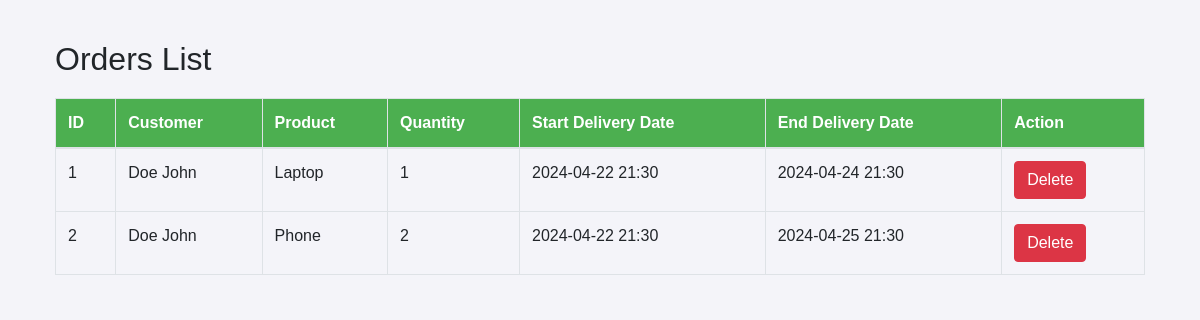
The page /orders on the database as committed earlier.
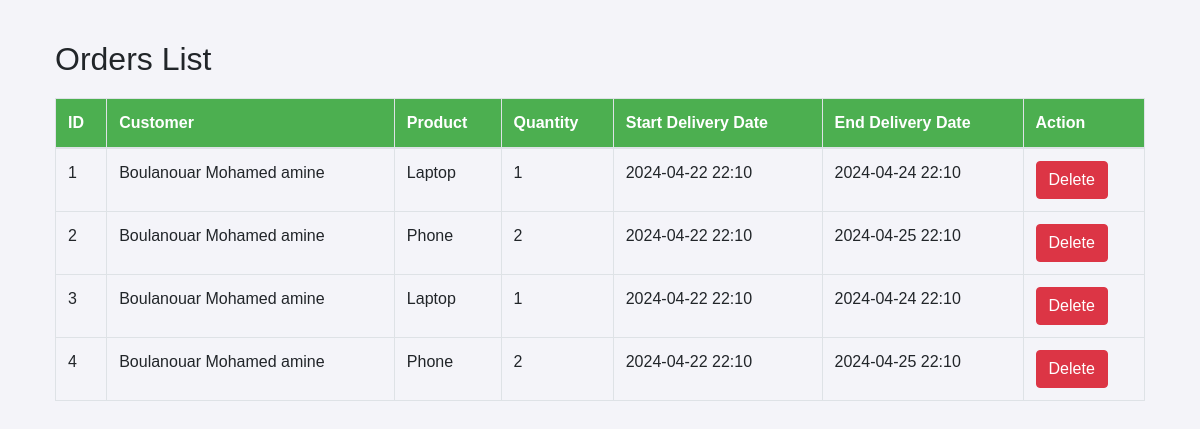
The same page on the database as committed later.
### app/models/order.py (models this page shows)
class Order(db.Model):
    __tablename__ = 'orders'
    id = db.Column(db.Integer, primary_key=True)
    panier_id = db.Column(db.Integer, db.ForeignKey('paniers.id'))
    product_id = db.Column(db.Integer, db.ForeignKey('products.id'))
    product = db.relationship('Product', backref='orders')
    customer_id = db.Column(db.Integer, db.ForeignKey('customers.id'))
    customer = db.relationship('Customer', back_populates='orders')
    quantity = db.Column(db.Integer, nullable=False)
    start_delivery_date = db.Column(db.DateTime, nullable=False)
    end_delivery_date = db.Column(db.DateTime, nullable=False)
    order_weight = db.Column(db.Float, nullable=True)

### app/models/customer.py (models this page shows)
class Customer(db.Model):
    __tablename__ = 'customers'
    id = db.Column(db.Integer, primary_key=True)
    nom = db.Column(db.String)
    prenom = db.Column(db.String)
    address = db.relationship(
        'Address', back_populates='customer', uselist=False)
    telephone = db.Column(db.String)
    panier = db.relationship('Panier', back_populates='customer', uselist=False)
    orders = db.relationship('Order', back_populates='customer', overlaps="orders")

### app/models/product.py (models this page shows)
class Product(db.Model):
    __tablename__ = 'products'  # Correct table name used in ForeignKey reference
    id = db.Column(db.Integer, primary_key=True)
    nom = db.Column(db.String, nullable=False)
    description = db.Column(db.String)
    price = db.Column(db.Float, nullable=False)
    weight = db.Column(db.Float, nullable=False) # Weight of the product in kg

### app/routes/order.py (the view)
@order_bp.route('/orders', methods=['GET'])
def list_orders():
    orders = Order.query.all()
    return render_template('orders/list_orders.html', orders=orders)

### app/templates/orders/list_orders.html (shortened to what this page needs)
{% extends "base.html" %}
{% block content %}
<div class="container">
    <h2>Orders List</h2>
    <table class="table table-bordered">
        <thead>
            <tr>
                <th>ID</th>
                <th>Customer</th>
                <th>Product</th>
                <th>Quantity</th>
                <th>Start Delivery Date</th>
                <th>End Delivery Date</th>
                <th>Action</th>
            </tr>
        </thead>
        <tbody>
            {% for order in orders %}
            <tr>
                <td>{{ order.id }}</td>
                <td>{{ order.customer.nom }} {{ order.customer.prenom }}</td>
                <td>{{ order.product.nom }}</td>
                <td>{{ order.quantity }}</td>
                <td>{{ order.start_delivery_date.strftime('%Y-%m-%d %H:%M') }}</td>
                <td>{{ order.end_delivery_date.strftime('%Y-%m-%d %H:%M') }}</td>
                <td>
                    <form action="{{ url_for('order.delete_order', id=order.id) }}" method="POST" style="display:inline;">
                        <button type="submit" class="btn btn-danger">Delete</button>
                    </form>
                </td>
            </tr>
            {% endfor %}
        </tbody>
    </table>
</div>
{% endblock %}

Rows that differ between the two databases and show on the page:
changed Order id 1: customer.nom "Doe" → "Boulanouar"; customer.prenom "John" → "Mohamed amine"; start_delivery_date "2024-04-22 21:30" → "2024-04-22 22:10"; end_delivery_date "2024-04-24 21:30" → "2024-04-24 22:10"
changed Order id 2: customer.nom "Doe" → "Boulanouar"; customer.prenom "John" → "Mohamed amine"; start_delivery_date "2024-04-22 21:30" → "2024-04-22 22:10"; end_delivery_date "2024-04-25 21:30" → "2024-04-25 22:10"
added Order: id "3", customer.nom "Boulanouar", customer.prenom "Mohamed amine", product.nom "Laptop", quantity "1", start_delivery_date "2024-04-22 22:10", end_delivery_date "2024-04-24 22:10"
added Order: id "4", customer.nom "Boulanouar", customer.prenom "Mohamed amine", product.nom "Phone", quantity "2", start_delivery_date "2024-04-22 22:10", end_delivery_date "2024-04-25 22:10"
